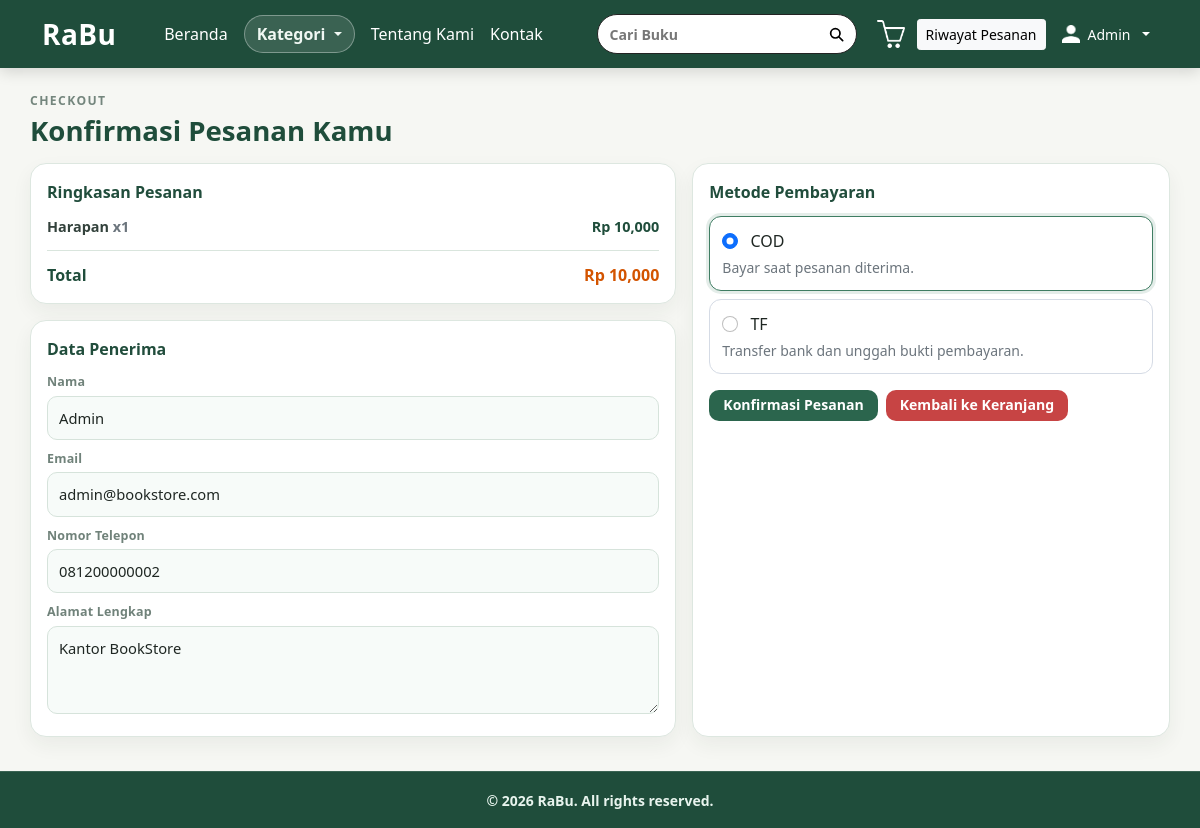
The app's page /user/checkout.php (signed in) with its own data.
### tables this page shows
CREATE TABLE IF NOT EXISTS `cart` (
  `id_cart` int(11) NOT NULL,
  `id_user` int(11) DEFAULT NULL,
  `id_buku` int(11) DEFAULT NULL,
  `qty` int(11) DEFAULT NULL
);

CREATE TABLE IF NOT EXISTS `buku` (
  `id_buku` int(11) NOT NULL,
  `judul` varchar(150) DEFAULT NULL,
  `penulis` varchar(100) DEFAULT NULL,
  `harga` int(11) DEFAULT NULL,
  `stok` int(11) DEFAULT NULL,
  `foto` varchar(255) DEFAULT NULL,
  `id_kategori` int(11) DEFAULT NULL
);

CREATE TABLE IF NOT EXISTS `users` (
  `id_user` int(11) NOT NULL,
  `nama` varchar(100) DEFAULT NULL,
  `no_telp` varchar(20) DEFAULT NULL,
  `alamat` text DEFAULT NULL,
  `email` varchar(100) DEFAULT NULL,
  `password` varchar(255) DEFAULT NULL,
  `role` enum('admin','user') DEFAULT 'user'
);

### user/checkout.php (the view, shortened to what this page needs)
<?php
include '../koneksi.php';
$id_user = $_SESSION['id_user'];
$userQuery = mysqli_query($conn, "SELECT * FROM users WHERE id_user='$id_user' LIMIT 1");
$userData = $userQuery ? mysqli_fetch_assoc($userQuery) : null;
$formNama = trim((string) ($userData['nama'] ?? ($_SESSION['nama'] ?? '')));
$formEmail = trim((string) ($userData['email'] ?? ''));
$formNoTelp = trim((string) ($userData['no_telp'] ?? ''));
$formAlamat = trim((string) ($userData['alamat'] ?? ''));
$query = mysqli_query(
    $conn,
    "SELECT cart.*, buku.judul, buku.harga
     FROM cart
     JOIN buku ON cart.id_buku = buku.id_buku
     WHERE cart.id_user='$id_user'"
);
$cartRows = [];
$total = 0;
while ($row = mysqli_fetch_assoc($query)) {
    $cartRows[] = $row;
    $total += $row['harga'] * $row['qty'];
}
$isCartEmpty = count($cartRows) === 0;
?>
<!DOCTYPE html>
<html lang="id">
<head>
    <link rel="stylesheet" href="../bootstrap/css/bootstrap.min.css">
</head>
<body>
    <nav class="navbar navbar-dark">
        <div class="container">
            <a class="navbar-brand fw-bold text-white" href="../index.php">RaBu</a>
            <div class="d-none d-md-flex align-items-center gap-3 text-white fw-semibold nav-links">
                <a href="../index.php" class="text-white text-decoration-none">Beranda</a>
                <div class="dropdown kategori-dropdown">
                    <button class="btn dropdown-toggle" type="button" data-bs-toggle="dropdown" aria-expanded="false">
                        Kategori
                    </button>
                </div>
                <a href="../about.php" class="text-white text-decoration-none">Tentang Kami</a>
                <a href="../kontak.php" class="text-white text-decoration-none">Kontak</a>
            </div>
            <form method="get" action="../index.php" class="search-wrap d-none d-md-flex ms-auto me-3">
                <div class="search-box">
                    <input type="text" name="q" class="form-control search-input" placeholder="Cari Buku">
                    <button type="submit" class="search-btn" aria-label="Cari Buku" title="Cari Buku">
                        <svg width="16" height="16" viewBox="0 0 24 24" fill="none" xmlns="http://www.w3.org/2000/svg" aria-hidden="true">
                            <circle cx="11" cy="11" r="7" stroke="currentColor" stroke-width="2.6"/>
                            <path d="M16.5 16.5L22 22" stroke="currentColor" stroke-width="2.6" stroke-linecap="round"/>
                        </svg>
                    </button>
                </div>
            </form>
            <div class="d-flex align-items-center gap-2">
                <a href="cart.php" class="cart-icon-btn" aria-label="Keranjang" title="Keranjang">
                    <img src="../asset/keranjang.png" alt="Keranjang">
                </a>
                <a href="pesanan.php" class="btn btn-light btn-sm">Riwayat Pesanan</a>
                <div class="dropdown">
                    <button class="btn btn-sm dropdown-toggle d-inline-flex align-items-center gap-2 text-white border-0 bg-transparent" type="button" data-bs-toggle="dropdown" aria-expanded="false">
                        <img src="../asset/login.png" alt="Profil" width="18" height="18">
                        <span><?php echo htmlspecialchars($_SESSION['nama'] ?? 'Profil'); ?></span>
                    </button>
                </div>
            </div>
        </div>
    </nav>
    <div class="container checkout-page">
        <div class="mb-3">
            <div class="page-label">Checkout</div>
            <h4 class="page-title">Konfirmasi Pesanan Kamu</h4>
        </div>
        <form method="post" enctype="multipart/form-data">
            <div class="checkout-grid">
                <div class="d-grid gap-3">
                    <div class="checkout-card">
                        <div class="card-title">Ringkasan Pesanan</div>
                        <div class="summary-list">
                            <?php foreach ($cartRows as $item) { ?>
                                <div class="summary-item">
                                    <div class="summary-name">
                                        <?php echo htmlspecialchars($item['judul']); ?>
                                        <span class="text-muted">x<?php echo (int) $item['qty']; ?></span>
                                    </div>
                                    <div class="summary-price">Rp <?php echo number_format((int) $item['harga'] * (int) $item['qty']); ?></div>
                                </div>
                            <?php } ?>
                        </div>
                        <div class="total-row">
                            <span>Total</span>
                            <span>Rp <?php echo number_format($total); ?></span>
                        </div>
                    </div>
                    <div class="checkout-card">
                        <div class="card-title">Data Penerima</div>
                        <div class="recipient-grid">
                            <div>
                                <span class="field-label">Nama</span>
                                <input type="text" name="nama" class="info-field" value="<?php echo htmlspecialchars($formNama); ?>" readonly disabled>
                            </div>
                            <div>
                                <span class="field-label">Email</span>
                                <input type="email" name="email" class="info-field" value="<?php echo htmlspecialchars($formEmail); ?>" readonly disabled>
                            </div>
                            <div>
                                <span class="field-label">Nomor Telepon</span>
                                <input type="text" name="no_telp" class="info-field" value="<?php echo htmlspecialchars($formNoTelp); ?>" readonly disabled>
                            </div>
                            <div>
                                <span class="field-label">Alamat Lengkap</span>
                                <textarea name="alamat" class="info-field" rows="3" readonly disabled><?php echo htmlspecialchars($formAlamat); ?></textarea>
                            </div>
                        </div>
                    </div>
                </div>
                <div class="d-grid gap-3">
                    <div class="checkout-card">
                        <div class="card-title">Metode Pembayaran</div>
                        <div class="d-grid gap-2 mb-3">
                            <label class="payment-option">
                                <input type="radio" name="metode_pembayaran" value="COD" class="form-check-input me-2" checked>
                                <span class="fw-semibold">COD</span>
                                <div class="small text-muted mt-1">Bayar saat pesanan diterima.</div>
                            </label>
                            <label class="payment-option">
                                <input type="radio" name="metode_pembayaran" value="TF" class="form-check-input me-2">
                                <span class="fw-semibold">TF</span>
                                <div class="small text-muted mt-1">Transfer bank dan unggah bukti pembayaran.</div>
                            </label>
                        </div>
                        <div class="action-stack">
                            <button type="submit" name="checkout" class="btn-confirm" <?php echo $isCartEmpty ? 'disabled' : ''; ?>>Konfirmasi Pesanan</button>
                            <a href="cart.php" class="btn-back">Kembali ke Keranjang</a>
                        </div>
                    </div>
                </div>
            </div>
        </form>
    </div>
<?php include '../footer.php'; ?>
</body>
</html>

### user/checkout.php (style rules this page uses)
:root { --green-900: #1f4d3b; --green-800: #2b654d; --green-700: #347a5c; --cream: #f6f7f3; --line: #dde7e0; }
body { background: var(--cream); color: #1f2723; }
.navbar { background: var(--green-900); box-shadow: 0 4px 14px rgba(0, 0, 0, 0.14); }
.navbar-brand { letter-spacing: 0.4px; font-size: 1.75rem; }
.nav-links { margin-left: 2rem; }
.kategori-dropdown .dropdown-toggle { color: #f0f8f3; text-decoration: none; font-weight: 700; padding: 6px 12px; border: 1px solid rgba(255, 255, 255, 0.35); border-radius: 999px; background: rgba(255, 255, 255, 0.12); }
.search-wrap { max-width: 260px; width: 100%; }
.search-box { display: flex; align-items: center; width: 100%; background: #ffffff; border: 1.5px solid #232323; border-radius: 999px; min-height: 38px; overflow: hidden; }
.search-input { border: none; background: transparent; box-shadow: none; padding: 0 12px; height: 38px; font-size: 0.88rem; font-weight: 600; color: #6f6f6f; }
.search-input::placeholder { color: #777777; opacity: 1; font-weight: 700; }
.search-btn { border: none; background: transparent; height: 38px; width: 40px; display: inline-flex; align-items: center; justify-content: center; color: #000; flex-shrink: 0; padding: 0; }
.cart-icon-btn { display: inline-flex; align-items: center; justify-content: center; width: 36px; height: 36px; padding: 0; border: none; background: transparent; }
.cart-icon-btn img { width: 28px; height: 28px; display: block; }
.checkout-page { padding: 24px 0 34px; }
.page-label { color: #74867d; letter-spacing: 1.4px; font-weight: 700; text-transform: uppercase; font-size: 0.76rem; margin-bottom: 4px; }
.page-title { font-size: clamp(1.28rem, 2.3vw, 1.85rem); font-weight: 800; color: #1f4d3b; margin-bottom: 0; }
.checkout-grid { display: grid; grid-template-columns: 1.15fr 0.85fr; gap: 16px; }
.checkout-card { background: #fff; border: 1px solid var(--line); border-radius: 16px; padding: 16px; box-shadow: 0 8px 20px rgba(28, 55, 42, 0.06); }
.card-title { font-size: 1rem; font-weight: 800; color: #214d3c; margin-bottom: 12px; }
.summary-list { display: grid; gap: 10px; }
.summary-item { display: flex; justify-content: space-between; gap: 12px; padding-bottom: 8px; border-bottom: 1px dashed #d9e5dd; font-size: 0.9rem; }
.summary-item:last-child { border-bottom: none; padding-bottom: 0; }
.summary-name { color: #33423c; font-weight: 600; }
.summary-price { color: #1f4d3b; font-weight: 700; white-space: nowrap; }
.total-row { margin-top: 12px; padding-top: 12px; border-top: 1px solid #d9e5dd; display: flex; justify-content: space-between; align-items: center; font-weight: 800; color: #1f4d3b; }
.total-row span:last-child { color: #d35400; }
.recipient-grid { display: grid; gap: 10px; }
.field-label { display: block; font-size: 0.78rem; font-weight: 700; letter-spacing: 0.2px; color: #70827a; margin-bottom: 4px; }
.info-field { width: 100%; border: 1px solid #d6e3db; border-radius: 10px; background: #f7fbf9; color: #1f2723; font-size: 0.92rem; padding: 10px 11px; }
.payment-option { display: block; border: 1px solid #d5dbe5; border-radius: 12px; padding: 12px; background: #ffffff; transition: border-color 0.2s ease, box-shadow 0.2s ease, transform 0.2s ease; cursor: pointer; }
.payment-option.active { border-color: #3f7d63; box-shadow: 0 0 0 3px rgba(63, 125, 99, 0.14); }
.action-stack { display: flex; gap: 8px; align-items: center; flex-wrap: wrap; margin-top: 12px; }
.btn-confirm { width: fit-content; background: var(--green-800); color: #fff; border: none; padding: 7px 14px; font-weight: 700; font-size: 0.88rem; line-height: 1.2; border-radius: 10px; display: inline-flex; align-items: center; justify-content: center; }
.btn-back { width: fit-content; background: #c74444; color: #fff; border: none; padding: 7px 14px; font-weight: 700; font-size: 0.88rem; line-height: 1.2; border-radius: 10px; text-decoration: none; display: inline-flex; justify-content: center; align-items: center; }

### footer.php (style rules this page uses)
html { height: 100%; }
body { display: flex; flex-direction: column; min-height: 100vh; }
body > *:not(.site-footer) { flex: 0 0 auto; }

### records on screen
cart: id_buku.judul "Harapan", qty "1", (int) $item['harga'] * (int) $item['qty'] "10,000"
users: nama "Admin", email "admin@bookstore.com", no_telp "081200000002", alamat "Kantor BookStore"

### other values on screen
$_SESSION['nama'] "Admin"
$total "10,000"
